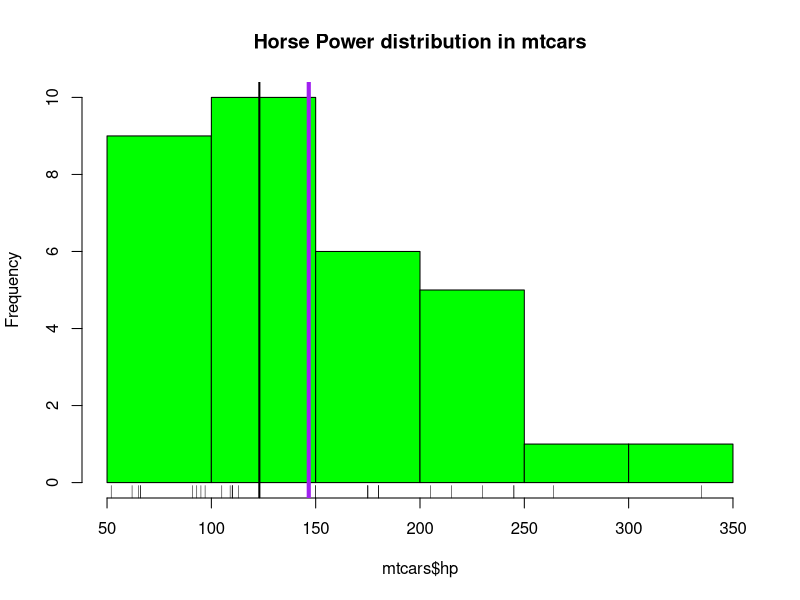
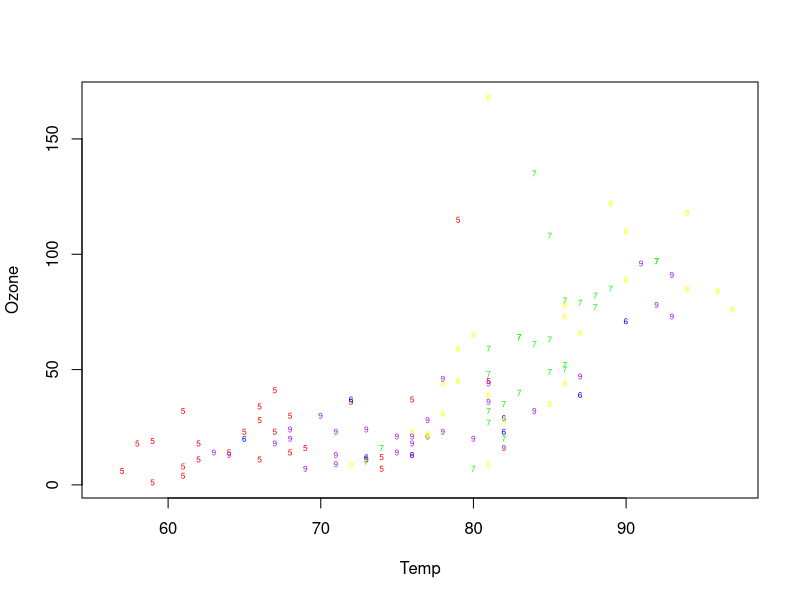

The R source for these figures, in order:
##exporting plots to pdfs OKuur??
getwd()
head(mtcars)

length(mtcars$hp)
hist(mtcars$hp, col = "green", breaks = 10, main="Horse Power distribution in mtcars")
rug(mtcars$hp)
abline(v=mean(mtcars$hp), col="purple", lwd=4)
abline(v=median(mtcars$hp), lwd=2)

head(airquality)
table(airquality$Month)
plot.new()
with(airquality, plot(Temp, Ozone, type = "n"))
with(subset(airquality, Month==5), points(Temp, Ozone, pch="5", cex=.5, col="red"))
with(subset(airquality, Month==6), points(Temp, Ozone, pch="6", cex=.5, col="blue"))
with(subset(airquality, Month==7), points(Temp, Ozone, pch="7", cex=.5, col="green"))
with(subset(airquality, Month==8), points(Temp, Ozone, pch="8", cex=.5, col="yellow"))
with(subset(airquality, Month==9), points(Temp, Ozone, pch="9", cex=.5, col="purple"))
dev.copy2pdf(file="myplot.pdf")
dev.off()
